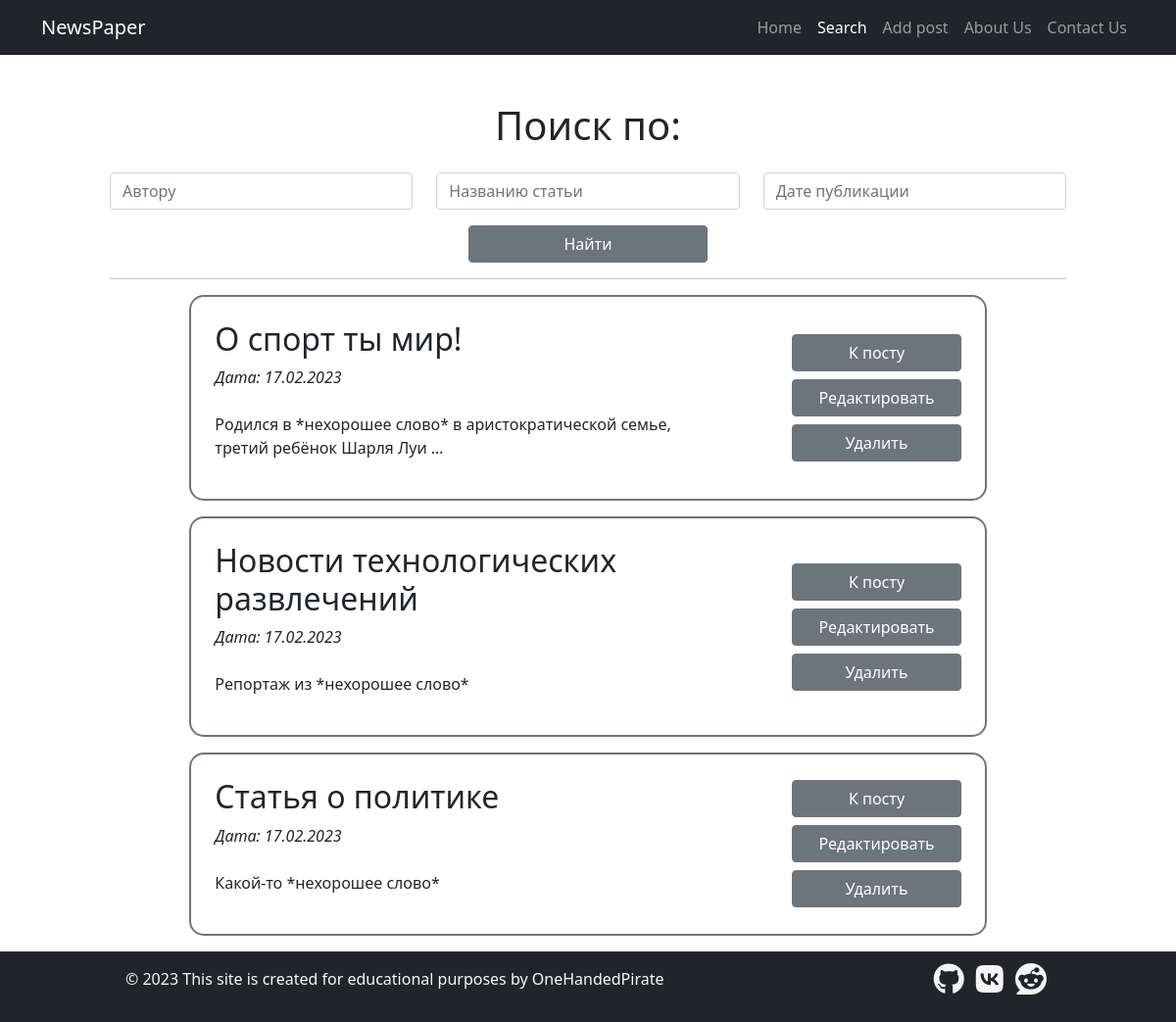
Page /news/search/ on the earlier database version.
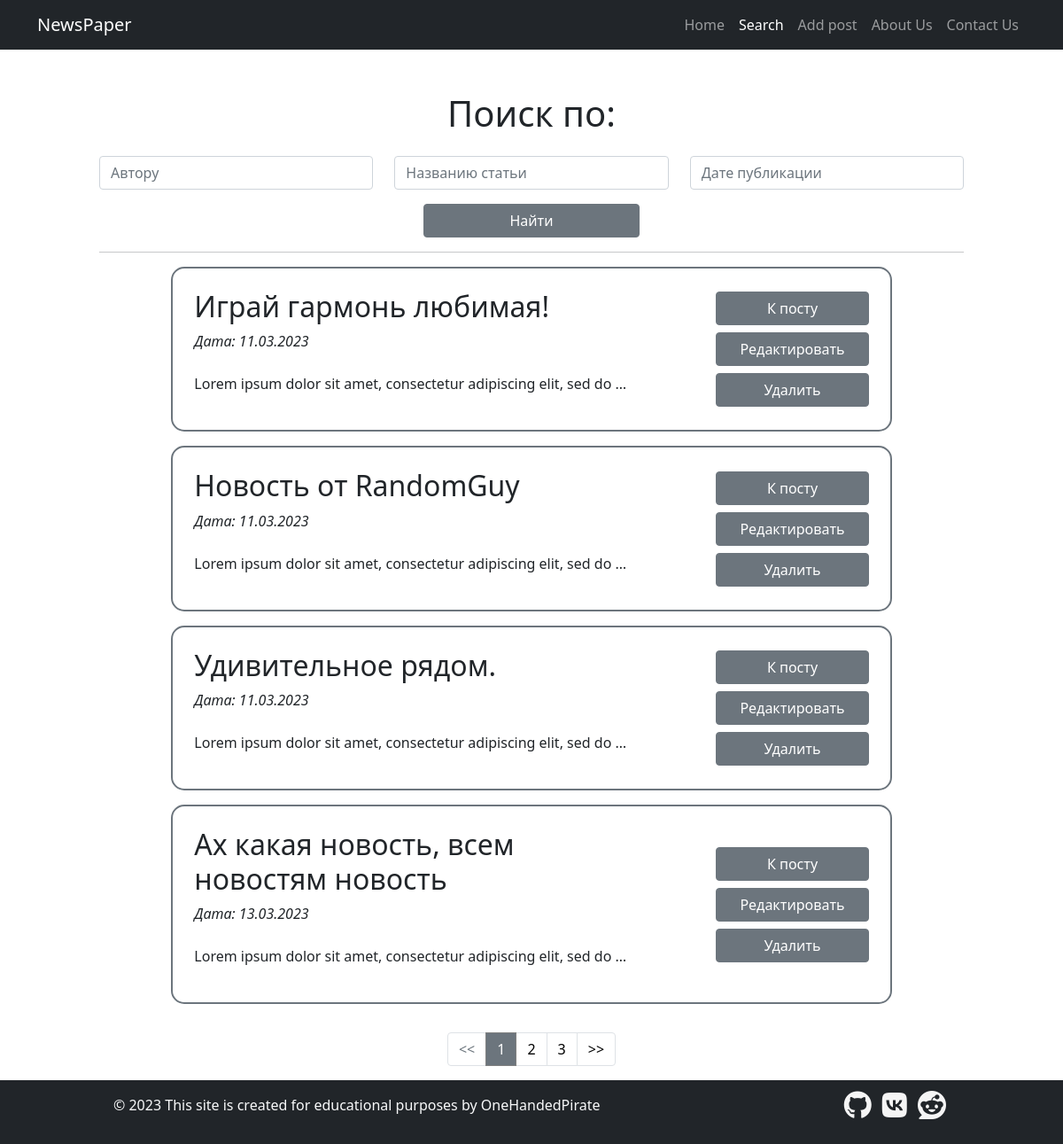
Same page on the later database version.
### news/models.py (models this page shows, shortened)
class Attitude:
    '''Миксин-класс для моделей с полем rating'''

class Post(models.Model, Attitude):
    author = models.ForeignKey(Author, on_delete=models.CASCADE)
    type = models.CharField(max_length=1,
                            choices=[('N', 'Новость'), ('A', 'Статья')],
                            default='A')
    publish_time = models.DateTimeField(auto_now_add=True)
    category = models.ManyToManyField(Category, through='PostCategory')
    title = models.CharField(max_length=150)
    text = models.TextField()
    rating = models.IntegerField(default=0)

### news/views.py (the view)
# urls.py: path('search/', SearchPost.as_view(), name='search'),
class SearchPost(ListView):
    model = Post
    template_name = 'news/search.html'
    context_object_name = 'search'
    paginate_by = 4
    def get_context_data(self, *, object_list=None, **kwargs):
        context = super().get_context_data(**kwargs)
        context['menu'] = menu
        context['filter'] = PostFilter(self.request.GET, queryset=self.get_queryset())
        context['filter_params'] = get_filter_params(self.request)
        return context
    def get_queryset(self):
        queryset = super().get_queryset()
        return PostFilter(self.request.GET, queryset=queryset).qs

### news/templatetags/news/custom_filters.py (called while the page is built)
@register.filter(name='censor')
def censor(value):
    banned_words = ['пьер', 'японии', 'париж', 'текст', 'олимпийск']
    original_text = value.split()
    bad_words = []
    for indx, word in enumerate(value.lower().split()):
        for bad_word in banned_words:
            if bad_word in word:
                bad_words.append(indx)
    for bad_word in bad_words:
        original_text[bad_word] = '*нехорошее слово*'
    return ' '.join(original_text)

### news/utils.py (called while the page is built)
def get_filter_params(request):
    temp = {p: v for p, v in request.GET.copy().items() if p != 'page'}
    if any([not not v for v in temp.values()]):
        return ''.join([f'&{p}={v}' for p, v in temp.items() if v])
    else:
        return None

### news/templates/news/search.html (shortened to what this page needs)
{% extends 'news/default.html' %}
{% load news.custom_filters %}
{% block content %}
    <h1>Поиск по:</h1>
    <form method="get" class="mt-4">
        <div class='row'>
        {% for f in filter.form %}
            <div class="col-4">{{ f }}</div>
        {% endfor %}
        </div>
        <div class="d-grid gap-2 col-3 mx-auto">
            <button type="submit" class="btn btn-secondary mt-3">Найти</button>
        </div>
        <hr>
    </form>
    {% for post in search %}
        {% include 'news/post_in_list.html' %}
    {% endfor %}
{% endblock %}

### news/templates/news/post_in_list.html (shortened to what this page needs)
{% load news.custom_filters %}
<div class="container-fluid col-sm-12 col-lg-10 rounded-5 border border-2 border-secondary p-4 mt-3 mb-3" style="border-radius: 15px">
    <div class="row justify-content-between">
        <div class="text-start col-8">
            <h2>{{ post.title | censor}}</h2>
            <p class="fst-italic">Дата: {{ post.publish_time|date:'d.m.Y'}}</p>
            <p class="mt-4">{{ post.text | truncatewords:10 | censor}}</p>
        </div>
            <div class="text-end col-3 d-flex flex-column align-items-end justify-content-center">
                <div class="w-100">
                    <a class="btn btn-secondary btn-block w-100" href="{% url 'post' post.pk %}">К посту</a>
                </div>
                <div class="w-100">
                    <a class="btn btn-secondary btn-block w-100 mb-2 mt-2" href="{% url 'post_update' post.pk %}">Редактировать</a>
                </div>
                <div class="w-100">
                    <button type="button" class="btn btn-secondary btn-block w-100" data-bs-toggle="modal" data-bs-target="#deleteModal{{ post.pk }}">Удалить</button>
                </div>
            </div>
    </div>
</div>

Differences in the rows shown:
removed Post: title|censor "О спорт ты мир!", publish_time "17.02.2023", text|censor "Родился в *нехорошее слово* в аристократической семье, третий ребёнок Шарля Луи …"
removed Post: title|censor "Новости технологических развлечений", publish_time "17.02.2023", text|censor "Репортаж из *нехорошее слово*"
removed Post: title|censor "Статья о политике", publish_time "17.02.2023", text|censor "Какой-то *нехорошее слово*"
added Post: title|censor "Играй гармонь любимая!", publish_time "11.03.2023", text|censor "Lorem ipsum dolor sit amet, consectetur adipiscing elit, sed do …"
added Post: title|censor "Новость от RandomGuy", publish_time "11.03.2023", text|censor "Lorem ipsum dolor sit amet, consectetur adipiscing elit, sed do …"
added Post: title|censor "Удивительное рядом.", publish_time "11.03.2023", text|censor "Lorem ipsum dolor sit amet, consectetur adipiscing elit, sed do …"
added Post: title|censor "Ах какая новость, всем новостям новость", publish_time "13.03.2023", text|censor "Lorem ipsum dolor sit amet, consectetur adipiscing elit, sed do …"
Other differences:
new list line: "1"
new list line: "2"
new list line: "3"
